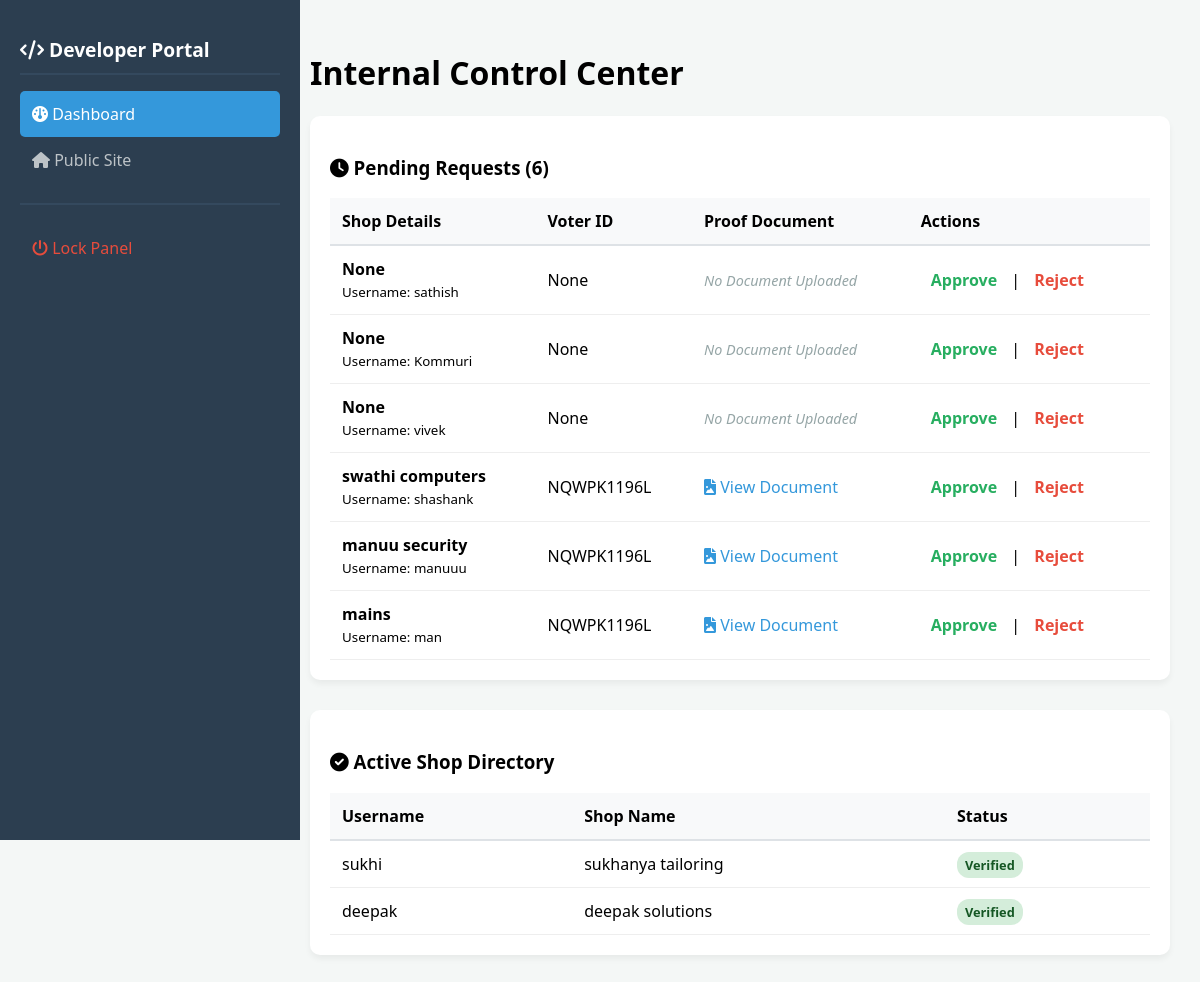
The page /internal/dashboard (signed in) on the database its author committed.
### tables this page shows
CREATE TABLE users (
            username TEXT NOT NULL,
            password TEXT NOT NULL,
            age INTEGER,
            profile_pic TEXT,
            skills TEXT,
            role TEXT NOT NULL DEFAULT 'job_seeker', security_question TEXT, security_answer TEXT, is_verified INTEGER DEFAULT 0, shop_name TEXT, business_license TEXT, status TEXT DEFAULT 'pending', voter_id TEXT, verification_doc TEXT,
            PRIMARY KEY (username, role)
        );

### app.py (the view)
@app.route('/internal/dashboard')
def internal_dashboard():
    if not session.get('dev_unlocked'):
        flash("Please login with Master Password first.", "error")
        return redirect(url_for('dev_dashboard'))
    db = get_db()
    pending_admins = db.execute(
        "SELECT rowid AS id, username, shop_name, voter_id, verification_doc FROM users WHERE role = 'admin' AND status = 'pending'"
    ).fetchall()
    active_admins = db.execute(
        "SELECT rowid AS id, username, shop_name, voter_id FROM users WHERE role = 'admin' AND status = 'verified'"
    ).fetchall()
    return render_template('internal_dashboard.html',
                           pending=pending_admins,
                           active=active_admins)

### app.py (called while the page is built)
def get_db():
    db = getattr(g, '_database', None)
    if db is None:
        db = g._database = sqlite3.connect(DATABASE)
    db.row_factory = sqlite3.Row
    return db

@app.teardown_appcontext
def close_connection(exception):
    db = getattr(g, '_database', None)
    if db:
        db.close()

### templates/internal_dashboard.html (shortened to what this page needs)
<!DOCTYPE html>
<html lang="en">
<head>
    <link rel="stylesheet" href="https://cdnjs.cloudflare.com/ajax/libs/font-awesome/6.0.0/css/all.min.css">
</head>
<body>
    <div class="sidebar">
        <h2><i class="fa-solid fa-code"></i> Developer Portal</h2>
        <nav>
            <a href="#" class="nav-item active"><i class="fa fa-gauge"></i> Dashboard</a>
            <a href="{{ url_for('home') }}" class="nav-item"><i class="fa fa-home"></i> Public Site</a>
            <hr style="border: 0.5px solid #34495e; margin: 20px 0;">
            <a href="{{ url_for('logout_dev') }}" class="nav-item" style="color: #e74c3c;"><i class="fa fa-power-off"></i> Lock Panel</a>
        </nav>
    </div>
    <div class="content">
        <h1>Internal Control Center</h1>
        <div class="card">
            <h3><i class="fa-solid fa-clock"></i> Pending Requests ({{ pending|length }})</h3>
            {% if pending %}
            <table>
                <thead>
                    <tr>
                        <th>Shop Details</th>
                        <th>Voter ID</th>
                        <th>Proof Document</th>
                        <th>Actions</th>
                    </tr>
                </thead>
                <tbody>
                    {% for admin in pending %}
                    <tr>
                        <td>
                            <strong>{{ admin.shop_name }}</strong><br>
                            <small>Username: {{ admin.username }}</small>
                        </td>
                        <td>{{ admin.voter_id }}</td>
                        <td>
                            {% if admin.verification_doc %}
                                <a href="{{ url_for('static', filename='uploads/' ~ admin.verification_doc) }}" target="_blank" style="color: var(--accent); text-decoration: none;">
                                    <i class="fa fa-file-image"></i> View Document
                                </a>
                            {% else %}
                                <span class="no-doc">No Document Uploaded</span>
                            {% endif %}
                        </td>
                        <td>
                            <a href="{{ url_for('approve_admin', user_id=admin.id) }}" class="btn-action approve">Approve</a> |
                            <a href="{{ url_for('reject_admin', user_id=admin.id) }}" class="btn-action reject" onclick="return confirm('Are you sure you want to reject this shop?')">Reject</a>
                        </td>
                    </tr>
                    {% endfor %}
                </tbody>
            </table>
            {% else %}
                <p style="color: #7f8c8d;">Everything is up to date. No pending registrations.</p>
            {% endif %}
        </div>
        <div class="card">
            <h3><i class="fa-solid fa-circle-check"></i> Active Shop Directory</h3>
            {% if active %}
            <table>
                <thead>
                    <tr>
                        <th>Username</th>
                        <th>Shop Name</th>
                        <th>Status</th>
                    </tr>
                </thead>
                <tbody>
                    {% for admin in active %}
                    <tr>
                        <td>{{ admin.username }}</td>
                        <td>{{ admin.shop_name }}</td>
                        <td><span class="status-badge verified">Verified</span></td>
                    </tr>
                    {% endfor %}
                </tbody>
            </table>
            {% else %}
                <p style="color: #7f8c8d;">No verified shops found in the database.</p>
            {% endif %}
        </div>
    </div>
</body>
</html>

### templates/internal_dashboard.html (style rules this page uses)
:root { --sidebar-bg: #2c3e50; --main-bg: #f4f7f6; --accent: #3498db; }
body { font-family: 'Segoe UI', sans-serif; margin: 0; display: flex; background: var(--main-bg); }
.sidebar { width: 260px; height: 100vh; background: var(--sidebar-bg); color: white; padding: 20px; position: fixed; }
.sidebar h2 { border-bottom: 2px solid #34495e; padding-bottom: 10px; font-size: 1.2rem; }
.nav-item { padding: 12px; display: block; color: #bdc3c7; text-decoration: none; transition: 0.3s; }
.nav-item.active { color: white; background: var(--accent); border-radius: 5px; }
.content { margin-left: 280px; padding: 30px; width: 100%; }
.card { background: white; padding: 20px; border-radius: 10px; box-shadow: 0 4px 6px rgba(0,0,0,0.05); margin-bottom: 30px; }
table { width: 100%; border-collapse: collapse; margin-top: 15px; }
th { text-align: left; background: #f8f9fa; padding: 12px; border-bottom: 2px solid #dee2e6; }
td { padding: 12px; border-bottom: 1px solid #eee; }
.status-badge { padding: 4px 8px; border-radius: 12px; font-size: 0.8rem; font-weight: bold; }
.verified { background: #d4edda; color: #155724; }
.btn-action { text-decoration: none; font-weight: bold; padding: 5px 10px; border-radius: 4px; }
.approve { color: #27ae60; }
.reject { color: #e74c3c; }
.no-doc { color: #95a5a6; font-style: italic; font-size: 0.9rem; }

### rows shown on the page
users: shop_name "None", username "sathish", voter_id "None", shows "No Document Uploaded"
users: shop_name "None", username "Kommuri", voter_id "None", shows "No Document Uploaded"
users: shop_name "None", username "vivek", voter_id "None", shows "No Document Uploaded"
users: shop_name "swathi computers", username "shashank", voter_id "NQWPK1196L"
users: shop_name "manuu security", username "manuuu", voter_id "NQWPK1196L"
users: shop_name "mains", username "man", voter_id "NQWPK1196L"
users: username "sukhi", shop_name "sukhanya tailoring"
users: username "deepak", shop_name "deepak solutions"

### other values the page prints
{{ pending|length }} "6"
